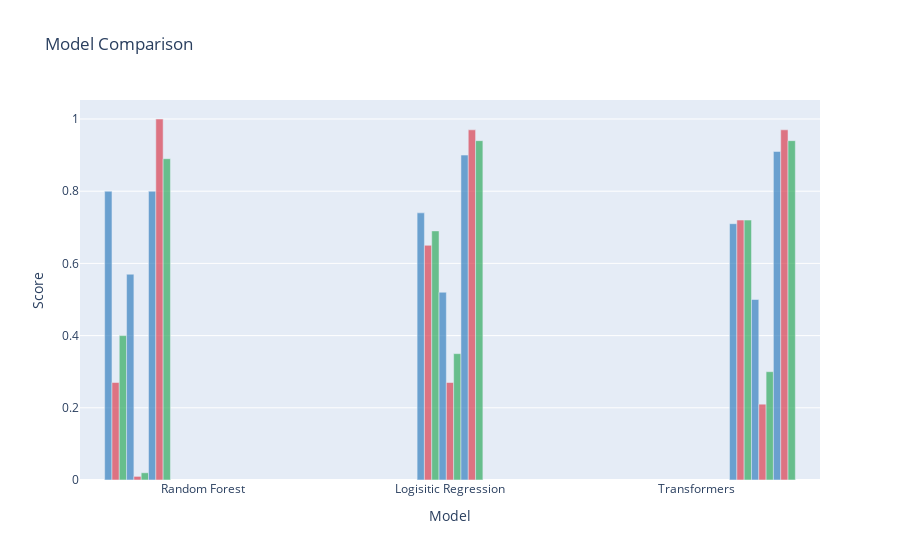

Write notebook code for a chart like this one.
### Code cell
import plotly.graph_objs as go

# Precision, recall, and F1-score for each class for three models
models_data = {
    "Random Forest": {
        "classes": ["negative", "neutral", "positive"],
        "precision": [0.80, 0.57, 0.80],
        "recall": [0.27, 0.01, 1.00],
        "f1_score": [0.40, 0.02, 0.89]
    },
    "Logisitic Regression": {
        "classes": ["negative", "neutral", "positive"],
        "precision": [0.74, 0.52, 0.90],
        "recall": [0.65, 0.27, 0.97],
        "f1_score": [0.69, 0.35, 0.94]
    },
    "Transformers": {
        "classes": ["Negative", "Neutral", "Positive"],
        "precision": [0.71, 0.50, 0.91],
        "recall": [0.72, 0.21, 0.97],
        "f1_score": [0.72, 0.30, 0.94]
    }
}

# Create traces for each class and metric
traces = []
for model, data in models_data.items():
    for i, cls in enumerate(data['classes']):
        traces.append(go.Bar(
            x=[model],
            y=[data['precision'][i]],
            name=cls + ' Precision',
            marker=dict(color='rgba(55, 128, 191, 0.7)'),
            legendgroup=cls,
            showlegend=True if model == "Model 1" else False
        ))
        traces.append(go.Bar(
            x=[model],
            y=[data['recall'][i]],
            name=cls + ' Recall',
            marker=dict(color='rgba(219, 64, 82, 0.7)'),
            legendgroup=cls,
            showlegend=False
        ))
        traces.append(go.Bar(
            x=[model],
            y=[data['f1_score'][i]],
            name=cls + ' F1-score',
            marker=dict(color='rgba(50, 171, 96, 0.7)'),
            legendgroup=cls,
            showlegend=False
        ))

# Layout
layout = go.Layout(
    barmode='group',
    title='Model Comparison',
    xaxis=dict(title='Model'),
    yaxis=dict(title='Score'),
    legend=dict(orientation="h", x=0.1, y=-0.2)
)

# Plot
fig = go.Figure(data=traces, layout=layout)
fig.show()

### Figure 1 — Plotly figure (JSON) as saved in the notebook; plotly's stock layout.template omitted (floating-point values rounded to 4 significant figures)
{"data": [{"legendgroup": "negative", "marker": {"color": "rgba(55, 128, 191, 0.7)"}, "name": "negative Precision", "showlegend": false, "type": "bar", "x": ["Random Forest"], "y": [0.8]}, {"legendgroup": "negative", "marker": {"color": "rgba(219, 64, 82, 0.7)"}, "name": "negative Recall", "showlegend": false, "type": "bar", "x": ["Random Forest"], "y": [0.27]}, {"legendgroup": "negative", "marker": {"color": "rgba(50, 171, 96, 0.7)"}, "name": "negative F1-score", "showlegend": false, "type": "bar", "x": ["Random Forest"], "y": [0.4]}, {"legendgroup": "neutral", "marker": {"color": "rgba(55, 128, 191, 0.7)"}, "name": "neutral Precision", "showlegend": false, "type": "bar", "x": ["Random Forest"], "y": [0.57]}, {"legendgroup": "neutral", "marker": {"color": "rgba(219, 64, 82, 0.7)"}, "name": "neutral Recall", "showlegend": false, "type": "bar", "x": ["Random Forest"], "y": [0.01]}, {"legendgroup": "neutral", "marker": {"color": "rgba(50, 171, 96, 0.7)"}, "name": "neutral F1-score", "showlegend": false, "type": "bar", "x": ["Random Forest"], "y": [0.02]}, {"legendgroup": "positive", "marker": {"color": "rgba(55, 128, 191, 0.7)"}, "name": "positive Precision", "showlegend": false, "type": "bar", "x": ["Random Forest"], "y": [0.8]}, {"legendgroup": "positive", "marker": {"color": "rgba(219, 64, 82, 0.7)"}, "name": "positive Recall", "showlegend": false, "type": "bar", "x": ["Random Forest"], "y": [1]}, {"legendgroup": "positive", "marker": {"color": "rgba(50, 171, 96, 0.7)"}, "name": "positive F1-score", "showlegend": false, "type": "bar", "x": ["Random Forest"], "y": [0.89]}, {"legendgroup": "negative", "marker": {"color": "rgba(55, 128, 191, 0.7)"}, "name": "negative Precision", "showlegend": false, "type": "bar", "x": ["Logisitic Regression"], "y": [0.74]}, {"legendgroup": "negative", "marker": {"color": "rgba(219, 64, 82, 0.7)"}, "name": "negative Recall", "showlegend": false, "type": "bar", "x": ["Logisitic Regression"], "y": [0.65]}, {"legendgroup": "negative", "marker": {"color": "rgba(50, 171, 96, 0.7)"}, "name": "negative F1-score", "showlegend": false, "type": "bar", "x": ["Logisitic Regression"], "y": [0.69]}, {"legendgroup": "neutral", "marker": {"color": "rgba(55, 128, 191, 0.7)"}, "name": "neutral Precision", "showlegend": false, "type": "bar", "x": ["Logisitic Regression"], "y": [0.52]}, {"legendgroup": "neutral", "marker": {"color": "rgba(219, 64, 82, 0.7)"}, "name": "neutral Recall", "showlegend": false, "type": "bar", "x": ["Logisitic Regression"], "y": [0.27]}, {"legendgroup": "neutral", "marker": {"color": "rgba(50, 171, 96, 0.7)"}, "name": "neutral F1-score", "showlegend": false, "type": "bar", "x": ["Logisitic Regression"], "y": [0.35]}, {"legendgroup": "positive", "marker": {"color": "rgba(55, 128, 191, 0.7)"}, "name": "positive Precision", "showlegend": false, "type": "bar", "x": ["Logisitic Regression"], "y": [0.9]}, {"legendgroup": "positive", "marker": {"color": "rgba(219, 64, 82, 0.7)"}, "name": "positive Recall", "showlegend": false, "type": "bar", "x": ["Logisitic Regression"], "y": [0.97]}, {"legendgroup": "positive", "marker": {"color": "rgba(50, 171, 96, 0.7)"}, "name": "positive F1-score", "showlegend": false, "type": "bar", "x": ["Logisitic Regression"], "y": [0.94]}, {"legendgroup": "Negative", "marker": {"color": "rgba(55, 128, 191, 0.7)"}, "name": "Negative Precision", "showlegend": false, "type": "bar", "x": ["Transformers"], "y": [0.71]}, {"legendgroup": "Negative", "marker": {"color": "rgba(219, 64, 82, 0.7)"}, "name": "Negative Recall", "showlegend": false, "type": "bar", "x": ["Transformers"], "y": [0.72]}, {"legendgroup": "Negative", "marker": {"color": "rgba(50, 171, 96, 0.7)"}, "name": "Negative F1-score", "showlegend": false, "type": "bar", "x": ["Transformers"], "y": [0.72]}, {"legendgroup": "Neutral", "marker": {"color": "rgba(55, 128, 191, 0.7)"}, "name": "Neutral Precision", "showlegend": false, "type": "bar", "x": ["Transformers"], "y": [0.5]}, {"legendgroup": "Neutral", "marker": {"color": "rgba(219, 64, 82, 0.7)"}, "name": "Neutral Recall", "showlegend": false, "type": "bar", "x": ["Transformers"], "y": [0.21]}, {"legendgroup": "Neutral", "marker": {"color": "rgba(50, 171, 96, 0.7)"}, "name": "Neutral F1-score", "showlegend": false, "type": "bar", "x": ["Transformers"], "y": [0.3]}, {"legendgroup": "Positive", "marker": {"color": "rgba(55, 128, 191, 0.7)"}, "name": "Positive Precision", "showlegend": false, "type": "bar", "x": ["Transformers"], "y": [0.91]}, {"legendgroup": "Positive", "marker": {"color": "rgba(219, 64, 82, 0.7)"}, "name": "Positive Recall", "showlegend": false, "type": "bar", "x": ["Transformers"], "y": [0.97]}, {"legendgroup": "Positive", "marker": {"color": "rgba(50, 171, 96, 0.7)"}, "name": "Positive F1-score", "showlegend": false, "type": "bar", "x": ["Transformers"], "y": [0.94]}], "layout": {"autosize": true, "barmode": "group", "legend": {"orientation": "h", "x": 0.1, "y": -0.2}, "title": {"text": "Model Comparison"}, "xaxis": {"autorange": true, "range": [-0.5, 2.5], "title": {"text": "Model"}, "type": "category"}, "yaxis": {"autorange": true, "range": [0, 1.053], "title": {"text": "Score"}, "type": "linear"}}}
